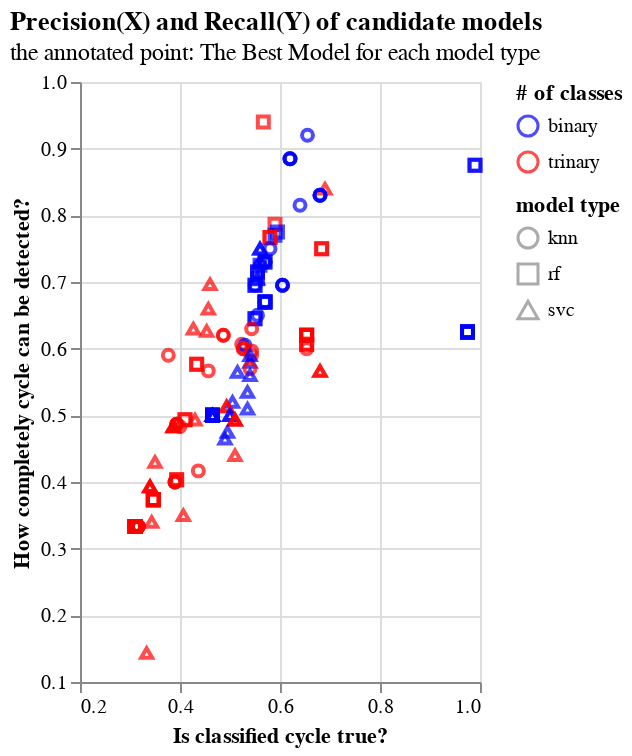

Source (notebook cell):
### Code cell
import altair as alt

base1=alt.Chart(final_selection).mark_point(size=30, shape='circle').encode(
    x=alt.X('precision:Q', scale=alt.Scale(domainMin=0.2, domainMax=1),  ##domainMin=0.45, domainMax=0.7
           title='Is classified cycle true?'), #domainMin=0.0, domainMax=0.37
    y=alt.Y('recall:Q', scale=alt.Scale(domainMin=0.1, domainMax=1),  ##domainMin=0.75, domainMax=0.9
           title='How completely cycle can be detected?'), #domainMin=0.9, domainMax=1.0
    color=alt.Color('y_type:N', scale=alt.Scale(range=['blue','red']), title='# of classes'), #scheme= 'turbo',domainMin=0.78, domainMax=0.86
    shape=alt.Shape('model_type:N', title='model type')
#    color=alt.Color('auc:Q', scale=alt.Scale(scheme= 'turbo', ), title='auc score') #domainMin=0.78, domainMax=0.86
#).transform_filter(alt.datum.model_type=='knn')
).transform_filter((alt.datum.precision>0.2)&(alt.datum.recall>0.1))


emp1=alt.Chart(final_selection).mark_circle(size=120, filled=False, stroke='orange', strokeWidth=5).encode(
    x=alt.X('precision:Q', scale=alt.Scale(domainMin=0, domainMax=1),
           title='Is classified cycle true?'), #domainMin=0.0, domainMax=0.37
    y=alt.Y('recall:Q', scale=alt.Scale(domainMin=0, domainMax=1),
           title='How completely cycle can be detected?'), #domainMin=0.9, domainMax=1.0
#    color=alt.Color('auc:Q', scale=alt.Scale(scheme= 'turbo', domainMin=0.78, domainMax=0.86), title='auc score')
).transform_filter(alt.datum.index==74)


emp2=alt.Chart(final_selection).mark_circle(size=120, filled=False, stroke='orange', strokeWidth=5).encode(
    x=alt.X('precision:Q', scale=alt.Scale(domainMin=0, domainMax=1),
           title='Is classified cycle true?'), #domainMin=0.0, domainMax=0.37
    y=alt.Y('recall:Q', scale=alt.Scale(domainMin=0, domainMax=1),
           title='How completely cycle can be detected?'), #domainMin=0.9, domainMax=1.0
#    color=alt.Color('auc:Q', scale=alt.Scale(scheme= 'turbo', domainMin=0.78, domainMax=0.86), title='auc score')
).transform_filter(alt.datum.index==12)

emp3=alt.Chart(final_selection).mark_circle(size=120, filled=False, stroke='orange', strokeWidth=5).encode(
    x=alt.X('precision:Q', scale=alt.Scale(domainMin=0, domainMax=1),
           title='Is classified cycle true?'), #domainMin=0.0, domainMax=0.37
    y=alt.Y('recall:Q', scale=alt.Scale(domainMin=0, domainMax=1),
           title='How completely cycle can be detected?'), #domainMin=0.9, domainMax=1.0
#    color=alt.Color('auc:Q', scale=alt.Scale(scheme= 'turbo', domainMin=0.78, domainMax=0.86), title='auc score')
).transform_filter(alt.datum.index==102)



(base1+emp1+emp2+emp3).properties(                       ##text0+text1+text2
    width=200, height=300,
    title={'text':['Precision(X) and Recall(Y) of candidate models'],
       'subtitle':['the annotated point: The Best Model for each model type'],
       'align':'left',
       'anchor':'start'
      })

### Figure 1 — Vega-Lite specification as saved in the notebook (floating-point values rounded to 4 significant figures; data arrays with more than 128 entries replaced by an {"elided": "..."} marker saying what was removed)
{"config": {"view": {"continuousWidth": 300, "continuousHeight": 300}}, "layer": [{"mark": {"type": "point", "shape": "circle", "size": 30}, "encoding": {"color": {"field": "y_type", "scale": {"range": ["blue", "red"]}, "title": "# of classes", "type": "nominal"}, "shape": {"field": "model_type", "title": "model type", "type": "nominal"}, "x": {"field": "precision", "scale": {"domainMax": 1, "domainMin": 0.2}, "title": "Is classified cycle true?", "type": "quantitative"}, "y": {"field": "recall", "scale": {"domainMax": 1, "domainMin": 0.1}, "title": "How completely cycle can be detected?", "type": "quantitative"}}, "transform": [{"filter": "((datum.precision > 0.2) && (datum.recall > 0.1))"}]}, {"mark": {"type": "circle", "filled": false, "size": 120, "stroke": "orange", "strokeWidth": 5}, "encoding": {"x": {"field": "precision", "scale": {"domainMax": 1, "domainMin": 0}, "title": "Is classified cycle true?", "type": "quantitative"}, "y": {"field": "recall", "scale": {"domainMax": 1, "domainMin": 0}, "title": "How completely cycle can be detected?", "type": "quantitative"}}, "transform": [{"filter": "(datum.index === 74)"}]}, {"mark": {"type": "circle", "filled": false, "size": 120, "stroke": "orange", "strokeWidth": 5}, "encoding": {"x": {"field": "precision", "scale": {"domainMax": 1, "domainMin": 0}, "title": "Is classified cycle true?", "type": "quantitative"}, "y": {"field": "recall", "scale": {"domainMax": 1, "domainMin": 0}, "title": "How completely cycle can be detected?", "type": "quantitative"}}, "transform": [{"filter": "(datum.index === 12)"}]}, {"mark": {"type": "circle", "filled": false, "size": 120, "stroke": "orange", "strokeWidth": 5}, "encoding": {"x": {"field": "precision", "scale": {"domainMax": 1, "domainMin": 0}, "title": "Is classified cycle true?", "type": "quantitative"}, "y": {"field": "recall", "scale": {"domainMax": 1, "domainMin": 0}, "title": "How completely cycle can be detected?", "type": "quantitative"}}, "transform": [{"filter": "(datum.index === 102)"}]}], "data": {"name": "data-0af8ba72d5000bb54ff402edf1c341d6"}, "height": 300, "title": {"text": ["Precision(X) and Recall(Y) of candidate models"], "subtitle": ["the annotated point: The Best Model for each model type"], "align": "left", "anchor": "start"}, "width": 200, "$schema": "https://vega.github.io/schema/vega-lite/v5.6.1.json", "datasets": {"data-0af8ba72d5000bb54ff402edf1c341d6": {"elided": "192 records"}}}
